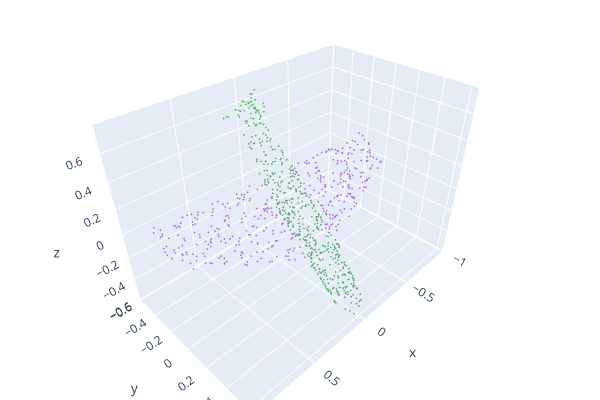

Notebook code cell kept with this figure:
### Code cell
ours = o3d.io.read_point_cloud("outputs/partseg/ours/aligned/so3/00000.ply")
base = o3d.io.read_point_cloud("outputs/partseg/none/aligned/so3/00000.ply")
o3d.visualization.draw_plotly([ours])

### Figure 1 — Plotly figure (JSON) as saved in the notebook; plotly's stock layout.template omitted (floating-point values rounded to 4 significant figures; data arrays with more than 128 entries replaced by an {"elided": "..."} marker saying what was removed)
{"data": [{"marker": {"color": {"elided": "1024x3 float values"}, "size": 1}, "mode": "markers", "type": "scatter3d", "x": {"elided": "1024 float values"}, "y": {"elided": "1024 float values"}, "z": {"elided": "1024 float values"}}], "layout": {"height": 400, "margin": {"b": 0, "l": 0, "r": 0, "t": 0}, "scene": {"camera": {"center": {"x": 0, "y": 0, "z": 0}, "up": {"x": 0, "y": 0, "z": 1}}}, "showlegend": false, "width": 600}}
